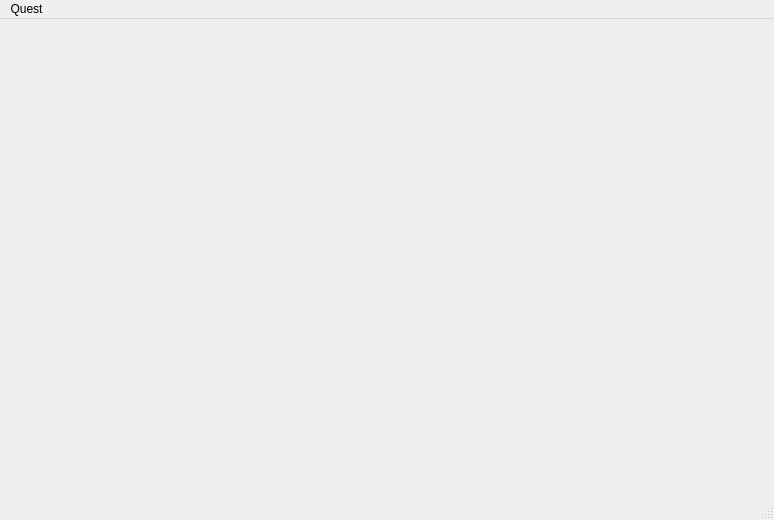
<?xml version="1.0" encoding="UTF-8"?>
<ui version="4.0">
 <class>PlayerWindow</class>
 <widget class="QMainWindow" name="PlayerWindow">
  <property name="geometry">
   <rect>
    <x>0</x>
    <y>0</y>
    <width>774</width>
    <height>520</height>
   </rect>
  </property>
  <property name="windowTitle">
   <string>OpenSR Quest Player</string>
  </property>
  <widget class="QWidget" name="centralWidget">
   <layout class="QGridLayout" name="gridLayout" rowstretch="3,1" columnstretch="2,1">
    <item row="0" column="0">
     <widget class="QLabel" name="textLabel">
      <property name="sizePolicy">
       <sizepolicy hsizetype="Expanding" vsizetype="Expanding">
        <horstretch>0</horstretch>
        <verstretch>0</verstretch>
       </sizepolicy>
      </property>
      <property name="styleSheet">
       <string notr="true">span {
    color: #0000C0;
}</string>
      </property>
      <property name="text">
       <string/>
      </property>
      <property name="textFormat">
       <enum>Qt::RichText</enum>
      </property>
      <property name="alignment">
       <set>Qt::AlignLeading|Qt::AlignLeft|Qt::AlignTop</set>
      </property>
      <property name="wordWrap">
       <bool>true</bool>
      </property>
     </widget>
    </item>
    <item row="1" column="0">
     <layout class="QVBoxLayout" name="buttonLayout">
      <item>
       <spacer name="verticalSpacer">
        <property name="orientation">
         <enum>Qt::Vertical</enum>
        </property>
        <property name="sizeHint" stdset="0">
         <size>
          <width>20</width>
          <height>40</height>
         </size>
        </property>
       </spacer>
      </item>
     </layout>
    </item>
    <item row="0" column="1">
     <widget class="QLabel" name="variableLabel">
      <property name="sizePolicy">
       <sizepolicy hsizetype="Expanding" vsizetype="Expanding">
        <horstretch>0</horstretch>
        <verstretch>0</verstretch>
       </sizepolicy>
      </property>
      <property name="text">
       <string/>
      </property>
      <property name="textFormat">
       <enum>Qt::RichText</enum>
      </property>
      <property name="alignment">
       <set>Qt::AlignHCenter|Qt::AlignTop</set>
      </property>
      <property name="wordWrap">
       <bool>true</bool>
      </property>
     </widget>
    </item>
   </layout>
  </widget>
  <widget class="QMenuBar" name="menubar">
   <property name="geometry">
    <rect>
     <x>0</x>
     <y>0</y>
     <width>774</width>
     <height>21</height>
    </rect>
   </property>
   <widget class="QMenu" name="menuQuest">
    <property name="title">
     <string>Quest</string>
    </property>
    <addaction name="actionOpen"/>
    <addaction name="separator"/>
    <addaction name="actionRestart"/>
   </widget>
   <addaction name="menuQuest"/>
  </widget>
  <widget class="QStatusBar" name="statusbar"/>
  <action name="actionOpen">
   <property name="text">
    <string>Open</string>
   </property>
  </action>
  <action name="actionRestart">
   <property name="text">
    <string>Restart</string>
   </property>
  </action>
 </widget>
 <resources/>
 <connections/>
</ui>
